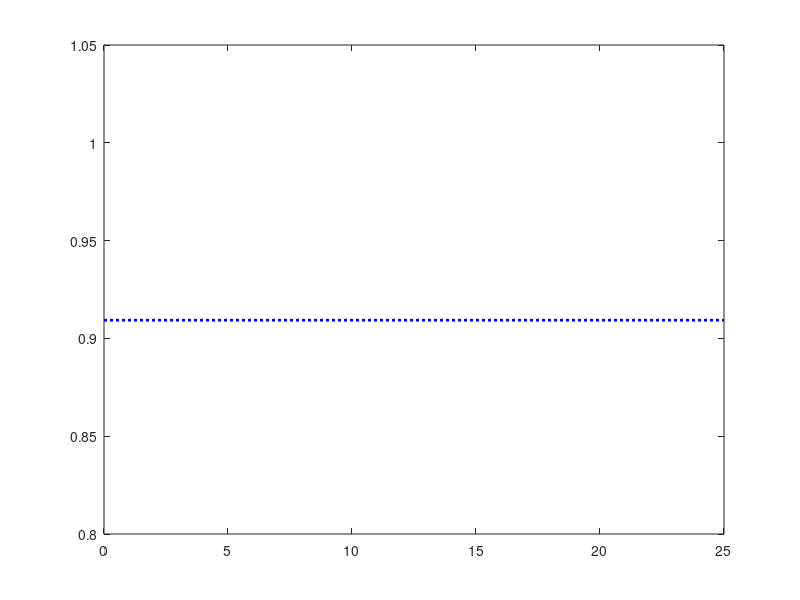

The MATLAB script that drew this image: (Note: this script raises an error after producing the figure.)
clc;

N   = [1:1:25];     
BOUNDS  = [0 2]; 
fn = @(t) cos(t);


figure(1); clf;

int_cos = sin(2); % value of integral of cos(x) between 0 and 2

plot([0 N(end)], [int_cos int_cos], 'b::', 'LineWidth', 2);
hold on;

approx_ints = zeros(length(N), 1);
for i = 1:length(N)
    approx_ints(i) = f_4_numerical_integration(BOUNDS(1), BOUNDS(2), fn, N(i), 'midpoint');
end
plot(N, approx_ints, 'g--', 'LineWidth', 2);

% figure options
grid on;
title('Approximation of the integral for cos(x) from 0 to 2 using the midpoint rule');
legend('Analytical computation of the integral of cos(x)', 'Approximation of the integral of cos(x) in respect to different N');
xlabel('Number of steps');

set(gcf,'PaperType','A5');
print('../plots/assignment4/ex2b.png', '-dpng');

hold off;